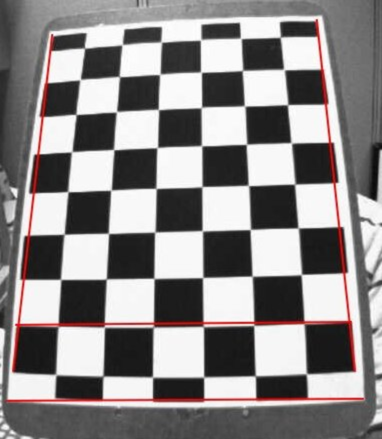
#> input picture practice2/board4.jpg, 382 x 439 px; its folder holds only this picture in this run
$ python lab.py
#> lines starting #> are read from the running program, lines starting #| are printed output that depends on the picture; after the words box and inside, x2 and y2 are one past the last pixel; in counts of white or black regions, pixels touching at a corner belong together; long printed decimals are rounded
# Import required modules
import glob

import cv2
import numpy as np

# Define the dimensions of checkerboard
CHECKERBOARD = (6, 9)
# stop the iteration when specified
# accuracy, epsilon, is reached or
# specified number of iterations are completed.
criteria = (cv2.TERM_CRITERIA_EPS +
            cv2.TERM_CRITERIA_MAX_ITER, 30, 0.001)

# 3D points real world coordinates
objectp3d = np.zeros(
    (1, CHECKERBOARD[0]
     * CHECKERBOARD[1],
     3), np.float32
)
objectp3d[0, :, :2] = np.mgrid[0:CHECKERBOARD[0],
                      0:CHECKERBOARD[1]].T.reshape(-1, 2)
prev_img_shape = None
# Extracting path of individual image stored
# in a given directory. Since no path is
# specified, it will take current directory
# jpg files alone
images = glob.glob("*.jpg")
for filename in images:
    if "snake" in filename:
        continue
    image = cv2.imread(filename)
#> image is the input picture: shape (439, 382, 3); mean B, G, R 136.1, 136.2, 139.8
    original_img = cv2.imread(filename)
    grayColor = cv2.cvtColor(image, cv2.COLOR_BGR2GRAY)
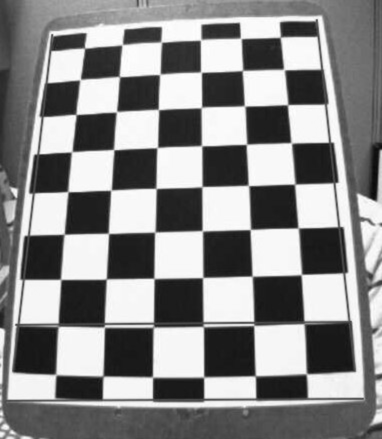
#> grayColor: shape (439, 382); min 9, max 255, mean 137.2
    print(grayColor)
#> (printed output is left out)
    # Find the chess board corners
    # If desired number of corners are
    # found in the image then ret = true
    ret, corners = cv2.findChessboardCorners(
        grayColor, CHECKERBOARD,
        cv2.CALIB_CB_ADAPTIVE_THRESH
        + cv2.CALIB_CB_FAST_CHECK +
        cv2.CALIB_CB_NORMALIZE_IMAGE
    )
#> ret = True; corners = 54 rows, first 8: [84.63, 48.16], [122.2, 44.66], [161.3, 42.03], [200.4, 40.22], [240.8, 38.4], [280.1, 37.44], [80.24, 79.54], [119.5, 76.58]
    print(ret)
#| True
    print(corners)
#> (printed output is left out)
    # Vector for 3D points
    threedpoints = []
    # Vector for 2D points
    twodpoints = []
    # If desired number of corners can be detected then,
    # refine the pixel coordinates and display
    # them on the images of checker board
    if ret == True:
        threedpoints.append(objectp3d)
    # Refining pixel coordinates
    # for given 2d points.
        corners2 = cv2.cornerSubPix(
            grayColor, corners, (11, 11), (-1, -1), criteria
        )
#> corners2 = 54 rows, first 8: [84.48, 48.17], [122.1, 44.75], [161.2, 42.15], [200.6, 39.77], [240.8, 38.36], [280.4, 37.12], [79.97, 79.62], [119.3, 76.57]
        twodpoints.append(corners2)
        # Draw and display the corners
        image = cv2.drawChessboardCorners(
            image,
            CHECKERBOARD,
            corners2, ret
        )
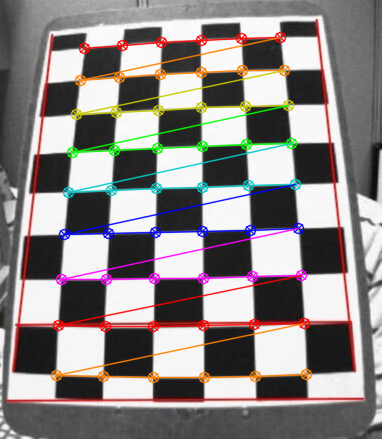
#> image: shape (439, 382, 3); 9.45% of pixels changed, all inside (x1, y1, x2, y2) = (50, 31, 313, 384)
    cv2.imshow(filename + "_orig", original_img)
    cv2.imshow(filename, image)
    # cv2.waitKey(0)
    # cv2.destroyAllWindows()
    # h, w = image.shape[:2]
    h, w = original_img.shape[:2]
#> h = 439; w = 382
    # Perform camera calibration by
    # passing the value of above found out 3D points (threedpoints)
    # and its corresponding pixel coordinates of the
    # detected corners (twodpoints)
    ret, matrix, distortion, r_vecs, t_vecs = cv2.calibrateCamera(
        threedpoints, twodpoints, grayColor.shape[::-1], None, None
    )
#> ret = 0.343; matrix = [[596.4, 0, 171.9], [0, 636.7, 268.1], [0, 0, 1]]; distortion = [[-0.251, -1.11, -0.0376, 0.0199, 2.82]]; r_vecs = ([-0.427, 0.0668, -0.00496],); t_vecs = ([-2.31, -5.23, 14.89],)

    # Displayig required output
    print(" Ret:")
    print(ret)
#| 0.3432
    print(" Camera matrix:")
    print(matrix)
#| [[596.371   0.         171.869]
#|  [  0.         636.693 268.118]
#|  [  0.           0.           1.        ]]
    print(" Distortion coefficient:")
    print(distortion)
#| [[-0.2507 -1.109 -0.03757   0.0199  2.820]]
    print(" Rotation Vectors:")
    print(r_vecs)
#| (array([[-0.4273],
#|        [ 0.0668 ],
#|        [-0.004957]]),)
    print(" Translation Vectors:")
    print(t_vecs)
#| (array([[-2.309],
#|        [-5.227],
#|        [14.888]]),)

    newcameramtx, roi = cv2.getOptimalNewCameraMatrix(matrix, distortion, (w,h), 1, (w,h))
#> newcameramtx = [[537.5, 0, 176.2], [0, 582, 258.8], [0, 0, 1]]; roi = (14, 10, 354, 414)

    # dst = cv2.undistort(image, matrix, distortion, None, newcameramtx)
    dst = cv2.undistort(original_img, matrix, distortion, None, newcameramtx)
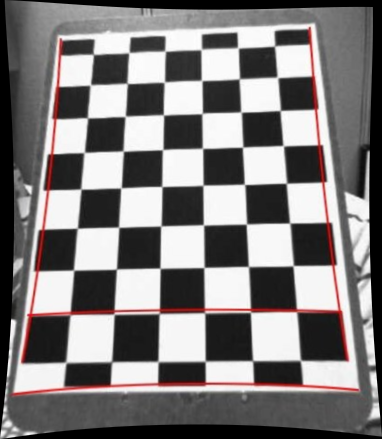
#> dst: shape (439, 382, 3); mean B, G, R 123.3, 123.3, 126.7
    x, y, w, h = roi
#> x = 14; y = 10; w = 354; h = 414
    dst = dst[y:y+h, x:x+w]
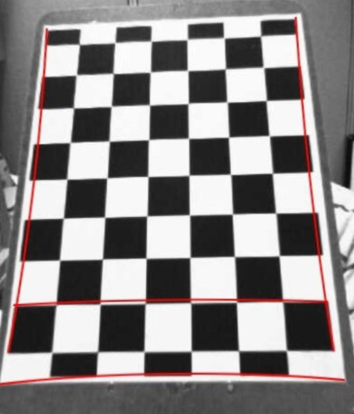
#> dst: shape (414, 354, 3); mean B, G, R 135.8, 135.8, 139.7
    cv2.imshow(f'{filename}_undist', dst)
    cv2.imwrite(f'undist/{filename}_undist.jpg', dst)

cv2.waitKey(0)
